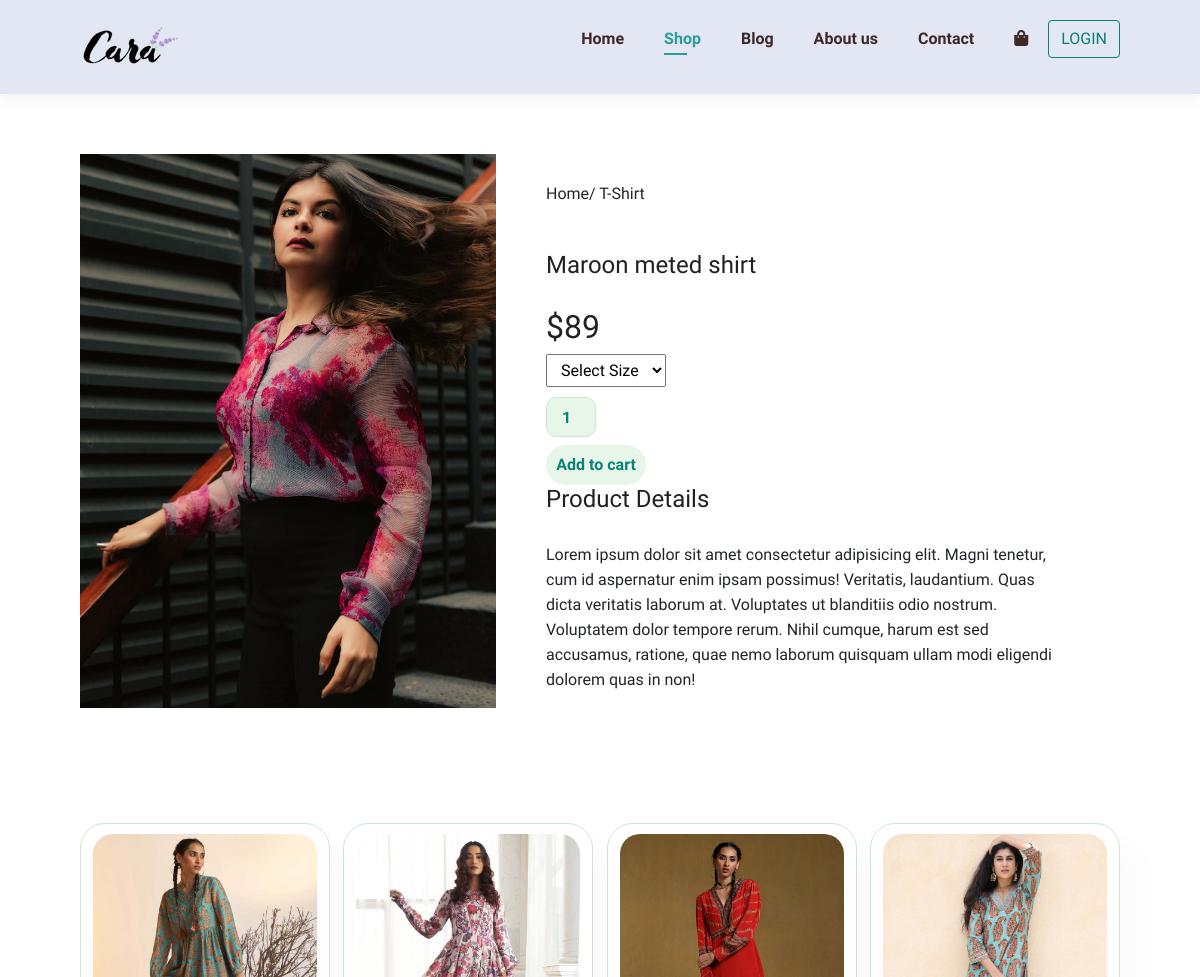
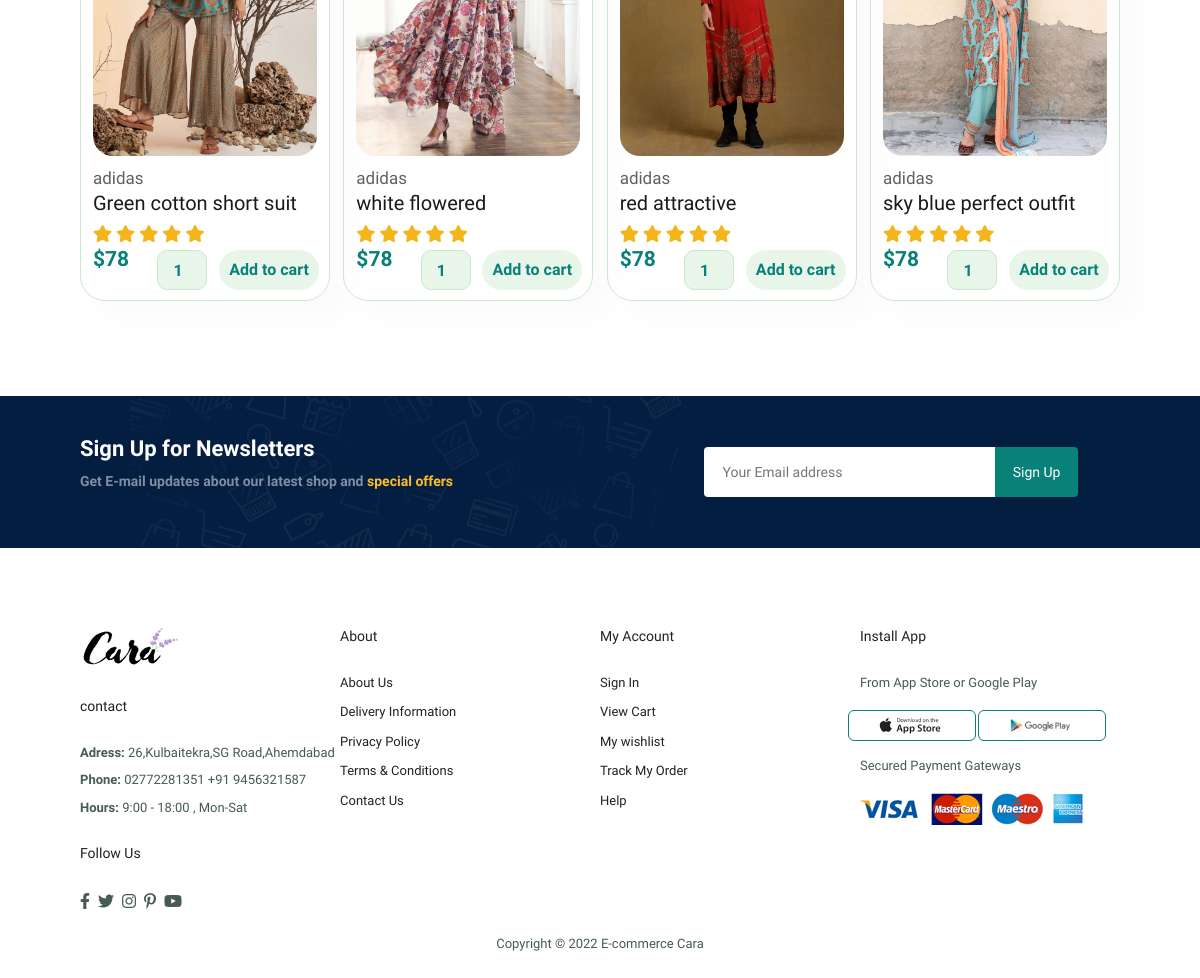
/sproduct.php?id1=6, run on the app's committed database (2 pictures, top to bottom).
### tables this page shows
CREATE TABLE `product` (
  `id` int(11) NOT NULL,
  `pname` varchar(255) DEFAULT NULL,
  `image` varchar(255) DEFAULT NULL,
  `price` double DEFAULT NULL,
  `brandname` varchar(20) NOT NULL
);

### sproduct.php (the view, shortened to what this page needs)
<?php
    $id1 ="";
    if (isset($_GET["id1"])) {
        $id1 = $_GET["id1"];
    }
$database_name = "Product_details";
$con = mysqli_connect("localhost", "root", "", $database_name);
?>
<!DOCTYPE html>
<html lang="en">
<head>
    <link rel="stylesheet" href="https://use.fontawesome.com/releases/v5.15.4/css/all.css"
 />
    <link rel="stylesheet" href="Style.css">
    <link href="https://cdn.jsdelivr.net/npm/bootstrap@5.0.2/dist/css/bootstrap.min.css" rel="stylesheet">
</head>
<body>
    <section id="header" class="flex ">
        <a href="#"><img src="img/logo.png" alt=""></a>
        <div>
            <ul id="navbar">
                <li><a  href="index.php">Home</a></li>
                <li><a class="active" href="shop.php">Shop</a></li>
                <li><a href="blog.php">Blog</a></li>
                <li><a  href="aboutus.php">About us</a></li>
                <li><a href="contact.php">Contact</a></li>
                <li id="lg-bag"><a href="cart.php"><i class="fa fa-shopping-bag" aria-hidden="true"></i></a></li>
                <a href="login/login1.php"><button type="button" class="btn btn-outline-primary xyz" >LOGIN</button></a>
            </ul>
        </div>
    </section>
    <section id="prodetails" class="section-p1">
        <?php
        $query = "SELECT * FROM product WHERE id = $id1";
        $result = mysqli_query($con, $query);
        $row = mysqli_fetch_array($result);
        ?>
        <div class="single-pro-img">
            <img src=<?php echo $row["image"]; ?> width="100%" id="Mainimg" alt="">
        </div>
        <div class="single-pro-details">
        <form method="post" action="cart.php?action=add&id=<?php echo $row["id"]; ?>">
            <h6> Home/ T-Shirt</h6>
            <h4><?php echo $row["pname"]; ?></h4>
            <h2>$<?php echo $row["price"]; ?></h2>
            <select >
                <option>Select Size</option>
            </select>
            <input type="number" name="quantity" class="tag" value="1"><br><br>
            <input type="submit" name="add" class="cart" value="Add to cart">
            <h4>Product Details</h4>
            <Span>Lorem ipsum dolor sit amet consectetur adipisicing elit. Magni tenetur, cum id aspernatur enim ipsam possimus! Veritatis, laudantium. Quas dicta veritatis laborum at. Voluptates ut blanditiis odio nostrum. Voluptatem dolor tempore rerum. Nihil cumque, harum est sed accusamus, ratione, quae nemo laborum quisquam ullam modi eligendi dolorem quas in non!</Span>
        </form>
        </div>
    </section>
    <section id="product1" class="section-p1">
        <div class="pro-container">
            <?php
            $query = "SELECT * FROM product ORDER BY id ASC ";
            $result = mysqli_query($con, $query);
            $i = 0;
            if (mysqli_num_rows($result) > 0) {
                while ($row = mysqli_fetch_array($result)  AND $i < 4) {
                    $i = $i + 1;
            ?>
                    <div class="pro">
                        <form method="post" action="cart.php?action=add&id=<?php echo $row["id"]; ?>">
                           <a href="sproduct.php?id1=<?php echo $row["id"]; ?>"><img src="<?php echo $row["image"]; ?>" alt=""></a>
                            <div class="des">
                                <span>adidas</span>
                                <h5><?php echo $row["pname"]; ?></h5>
                                <div class="star">
                                    <i class="fas fa-star"></i>
                                    <i class="fas fa-star"></i>
                                    <i class="fas fa-star"></i>
                                    <i class="fas fa-star"></i>
                                    <i class="fas fa-star"></i>
                                </div>
                                <h4>$<?php echo $row["price"]; ?></h4>
                                <input type="number" name="quantity" class="tag" value="1">
                                <input type="submit" name="add" class="cart" value="Add to cart">
                            </div>
                        </form>
                    </div>
            <?php
                }
            }
            ?>
        </div>
    </section>
    <section id="newsletters" class="section-p1 section-m1">
        <div class="newstext">
            <h4>Sign Up for Newsletters</h4>
            <p>Get E-mail updates about our latest shop and <span>special offers</span> </p>
        </div>
        <div class="form">
            <input type="text" placeholder="Your Email address">
            <button class="normal">Sign Up</button>
        </div>
    </section>
    <footer class="section-p1">
        <div class="col">
            <img class="logo" src="img/logo.png" alt="">
            <h4>contact</h4>
            <p><strong>Adress:</strong> 26,Kulbaitekra,SG Road,Ahemdabad</p>
            <p><strong>Phone:</strong> 02772281351 +91 9456321587 </p>
            <p><strong>Hours:</strong> 9:00 - 18:00 , Mon-Sat</p>
            <div class="follow">
                <h4>Follow Us</h4>
                <div class="icon">
                    <i class="fab fa-facebook-f" aria-hidden="true"></i>
                    <i class="fab fa-twitter" aria-hidden="true"></i>
                    <i class="fab fa-instagram" aria-hidden="true"></i>
                    <i class="fab fa-pinterest-p" aria-hidden="true"></i>
                    <i class="fab fa-youtube" aria-hidden="true"></i>
                </div>
            </div>
        </div>
        <div class="col">
            <h4>About</h4>
            <a href="#">About Us</a>
            <a href="#">Delivery Information</a>
            <a href="#">Privacy Policy</a>
            <a href="#">Terms & Conditions</a>
            <a href="#">Contact Us</a>
        </div>
        <div class="col">
            <h4>My Account</h4>
            <a href="#">Sign In</a>
            <a href="#">View Cart</a>
            <a href="#">My wishlist</a>
            <a href="#">Track My Order</a>
            <a href="#">Help</a>
        </div>
        <div class="col install">
            <h4>Install App</h4>
            <p>From App Store or Google Play</p>
            <div class="row">
                <img src="img/pay/app.jpg" alt="">
                <img src="img/pay/play.jpg" alt="">
            </div>
            <p>Secured Payment Gateways</p>
            <img src="img/pay/pay.png" alt="">
        </div>
        <div class="copyright">
            <p>Copyright © 2022 E-commerce Cara</p>
        </div>
    </footer>
</body>
</html>

### data on the page
product: pname "Maroon meted shirt", price "89"
product: shows a picture, pname "Green cotton short suit", price "78"
product: shows a picture, pname "white flowered", price "78"
product: shows a picture, pname "red attractive", price "78"
product: shows a picture, pname "sky blue perfect outfit", price "78"
